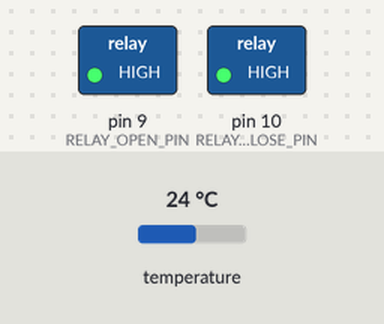
Recording of a sketch running on a simulated Arduino Uno, built with avr-gcc and run on an emulated ATmega328P. On the bench: switched loads named in the sketch (green lamp = pin HIGH). The inputs (shaded band) are chosen by the test bench; at power-on: temperature 24 °C. What the sketch prints to the serial monitor is not drawn.

Above: at 2.3 s.
2.4 s: temperature set to 22.4 °C
At 4.4 s:
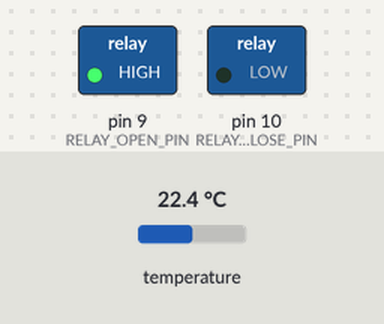
Timing chart, 0 to 5.9 s (numbered marks = the images above; inputs shaded):
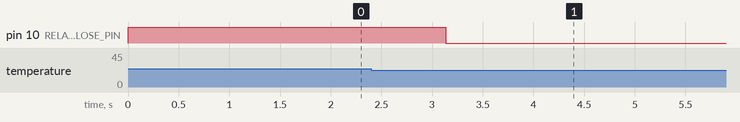

The sketch:

greenhouse.ino
```cpp
// Include the libraries we need
#include <OneWire.h>
#include <DallasTemperature.h>

// Data wire is plugged into port 2 on the Arduino
#define TEMPERATURE_PIN 8
#define RELAY_OPEN_PIN 9
#define RELAY_CLOSE_PIN 10

#define OPEN_TEMP 30
#define CLOSE_TEMP 23
#define OPERATION_TIME 60 // seconds

#define OPEN 2
#define CLOSED 4

int status = 0;

// Setup a oneWire instance to communicate with any OneWire devices (not just Maxim/Dallas temperature ICs)
OneWire oneWire(TEMPERATURE_PIN);

// Pass our oneWire reference to Dallas Temperature.
DallasTemperature sensors(&oneWire);

/*
   The setup function. We only start the sensors here
*/
void setup(void)
{
  // start serial port
  Serial.begin(9600);
  Serial.println("Dallas Temperature IC Control Library Demo");

  pinMode(RELAY_OPEN_PIN, OUTPUT);
  pinMode(RELAY_CLOSE_PIN, OUTPUT);

  digitalWrite(RELAY_OPEN_PIN, HIGH);  //default => off
  digitalWrite(RELAY_CLOSE_PIN, HIGH);

  // Start up the library
  sensors.begin();
}

/*
   Main function, get and show the temperature
*/
void loop(void)
{
  // call sensors.requestTemperatures() to issue a global temperature
  // request to all devices on the bus
  Serial.print("Requesting temperatures...");
  sensors.requestTemperatures(); // Send the command to get temperatures
  Serial.println("DONE");
  // After we got the temperatures, we can print them here.
  // We use the function ByIndex, and as an example get the temperature from the first sensor only.
  float tempC = sensors.getTempCByIndex(0);

  // Check if reading was successful
  if (tempC != DEVICE_DISCONNECTED_C)
  {
    Serial.print("Temperature for the device 1 (index 0) is: ");
    Serial.println(tempC);

    // Open/Close logic
    if(tempC >= OPEN_TEMP) {
      openWindow();
    } else if(tempC <= CLOSE_TEMP) {
      closeWindow();
    }
    Serial.println("hotovo");
  } else {
    Serial.println("Error: Could not read temperature data");
  }
}

void openWindow() {
  if (status != OPEN) {
    digitalWrite(RELAY_CLOSE_PIN, HIGH);  // First off
    digitalWrite(RELAY_OPEN_PIN, LOW);
    delay(OPERATION_TIME * 1000UL);
    digitalWrite(RELAY_OPEN_PIN, HIGH);
    status = OPEN;
  }
}
 void closeWindow() {
  if (status != CLOSED) {
    digitalWrite(RELAY_OPEN_PIN, HIGH);   // First off
    digitalWrite(RELAY_CLOSE_PIN, LOW);
    delay(OPERATION_TIME * 1000UL);
    digitalWrite(RELAY_CLOSE_PIN, HIGH);
    status = CLOSED;
  }
}
```

Measured:
- the behaviour switches between 23.1 and 23 °C on temperature (found by bisection; images 0 and 1)
- after the input at 2.4 s, pin 10 (RELAY_CLOSE_PIN): HIGH → LOW after 0.73 s
